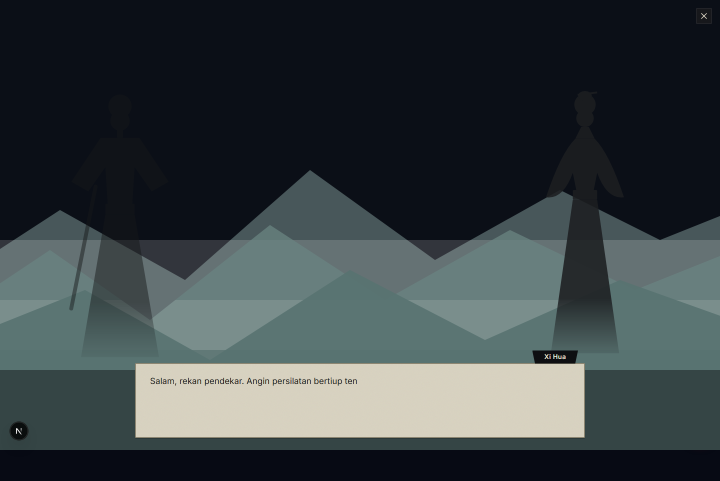
#> input picture review/v29_raw/dlg_desktop.png, 1440 x 961 px (shown at 1/2 size)
$ python -i pixelMetrics.py   (imports and definitions only)
#> lines starting #> are read from the running program, lines starting #| are printed output that depends on the picture; after the words box and inside, x2 and y2 are one past the last pixel; in counts of white or black regions, pixels touching at a corner belong together
#!/usr/bin/env python3
"""
scripts/v14/pixelMetrics.py
Objective Visual Metrics Evaluator for Jianghu Bot V14 (Prompt V14 P0)

Metrik yang diukur:
1. roadLadder: 1D autocorrelation profile & periodic bright block detector (lag 0.5-3 cells)
2. whiteSquare & lumDiff: settlement floor contrast vs surrounding wilderness
3. paleFlat: flat cream/pale areas >= 4x3 cells with std Lum < 4.0 and L > 85%
4. straightSeam: straight vertical/horizontal seams >= 150px with Delta-RGB > 20
5. smear: edge-clamped pixel stretch / streak detector
6. redTint: solid footprint tint detector
"""

import os
import sys
import json
import numpy as np
from PIL import Image

SCRIPT_DIR = os.path.dirname(os.path.abspath(__file__))
PROJECT_DIR = os.path.abspath(os.path.join(SCRIPT_DIR, "../../"))
REVIEW_DIR = os.path.join(PROJECT_DIR, "review")

def get_active_viewport(arr):
    h, w = arr.shape[:2]
    if w >= 800 and h >= 500:
        return arr[60:h-40, 40:w-280]
    return arr

def analyze_road_ladder(img_path):
    """
    Evaluates road ladder artifacts:
    - Finds road regions / bright horizontal/vertical bands
    - Takes intensity profile along the road axis
    - Computes 1D residual autocorrelation across lags 0.5 to 3.0 cells (27 to 230 px)
    - Detects uniform periodic bright rungs / blocks (>= 4 blocks, sigma < 0.22, Delta L > 10)
    """
    with Image.open(img_path) as img:
        arr = np.array(img.convert('RGB'), dtype=np.float32)

    view = get_active_viewport(arr)
    h, w = view.shape[:2]
    lum = 0.299 * view[:, :, 0] + 0.587 * view[:, :, 1] + 0.114 * view[:, :, 2]

    max_peak_corr = 0.0
    detected_blocks = False

    step = 15
    y_start = 10 if h < 300 else 60
    y_end = max(y_start + 20, h - (20 if h < 300 else 60))
    for y in range(y_start, y_end, step):
        strip = lum[y:y+35, :]
        if strip.shape[0] < 20 or strip.shape[1] < 100: continue

        prof_x = np.mean(strip, axis=0)
        k_size = min(31, len(prof_x) // 2 * 2 + 1)
        if k_size < 5: continue
        kernel = np.ones(k_size) / float(k_size)
        lowpass = np.convolve(prof_x, kernel, mode='same')
        hp = prof_x - lowpass
        var_hp = np.var(hp)

        if var_hp > 4.0:
            n = len(hp)
            for lag in range(20, min(200, n // 2), 2):
                c = np.mean(hp[:-lag] * hp[lag:]) / var_hp
                if c > max_peak_corr:
                    max_peak_corr = float(c)

            peak_indices = []
            for i in range(1, len(hp) - 1):
                if hp[i] > 10.0 and hp[i] > hp[i-1] and hp[i] > hp[i+1]:
                    peak_indices.append(i)

            if len(peak_indices) >= 4:
                diffs = np.diff(peak_indices)
                mean_diff = np.mean(diffs)
                if 20 <= mean_diff <= 140:
                    sigma = np.std(diffs) / mean_diff
                    if sigma < 0.22:
                        detected_blocks = True

    x_start = 10 if w < 300 else 60
    x_end = max(x_start + 20, w - (20 if w < 300 else 60))
    for x in range(x_start, x_end, step):
        strip_v = lum[:, x:x+35]
        if strip_v.shape[0] < 100 or strip_v.shape[1] < 20: continue
        prof_y = np.mean(strip_v, axis=1)
        k_size = min(31, len(prof_y) // 2 * 2 + 1)
        if k_size < 5: continue
        kernel = np.ones(k_size) / float(k_size)
        lowpass = np.convolve(prof_y, kernel, mode='same')
        hp_v = prof_y - lowpass
        var_hp_v = np.var(hp_v)

        if var_hp_v > 4.0:
            n = len(hp_v)
            for lag in range(20, min(200, n // 2), 2):
                c = np.mean(hp_v[:-lag] * hp_v[lag:]) / var_hp_v
                if c > max_peak_corr:
                    max_peak_corr = float(c)

            peak_indices_v = []
            for i in range(1, len(hp_v) - 1):
                if hp_v[i] > 10.0 and hp_v[i] > hp_v[i-1] and hp_v[i] > hp_v[i+1]:
                    peak_indices_v.append(i)

            if len(peak_indices_v) >= 4:
                diffs = np.diff(peak_indices_v)
                mean_diff = np.mean(diffs)
                if 20 <= mean_diff <= 140:
                    sigma = np.std(diffs) / mean_diff
                    if sigma < 0.22:
                        detected_blocks = True

    has_ladder = max_peak_corr >= 0.35 or detected_blocks

    return {
        'maxPeakCorr': round(float(max_peak_corr), 3),
        'periodicBlocksDetected': bool(detected_blocks),
        'roadLadderDetected': bool(has_ladder)
    }

def analyze_pale_flat(img_path):
    """
    Detects flat pale floor areas >= 4x3 cells (approx 216x162 px)
    with std(Luminance) < 4.0 and mean Luminance > 85% (L > 217).
    Catches unrendered Xuan paper (#FAF7F0) holes.
    """
    with Image.open(img_path) as img:
        arr = np.array(img.convert('RGB'), dtype=np.float32)

    view = get_active_viewport(arr)
    vh, vw = view.shape[:2]
    lum = 0.299 * view[:, :, 0] + 0.587 * view[:, :, 1] + 0.114 * view[:, :, 2]

    win_w = min(216, vw)
    win_h = min(162, vh)
    if win_w < 60 or win_h < 60:
        win_w, win_h = vw, vh

    has_pale_flat = False
    min_std = 999.0
    max_pale_l = 0.0

    step = 25
    for y in range(0, max(1, vh - win_h + 1), step):
        for x in range(0, max(1, vw - win_w + 1), step):
            block = lum[y:y+win_h, x:x+win_w]
            mean_l = float(np.mean(block))
            std_l = float(np.std(block))
            if mean_l > 210.0 and std_l < 6.0:
                has_pale_flat = True
                min_std = min(min_std, std_l)
                max_pale_l = max(max_pale_l, mean_l)

    return {
        'paleFlatDetected': bool(has_pale_flat),
        'minStd': round(float(min_std if min_std < 999 else 0.0), 2),
        'maxPaleLum': round(float(max_pale_l), 1)
    }

def analyze_straight_seam(img_path):
    """
    Detects straight vertical or horizontal boundary seams >= 150px length
    with continuous Delta-RGB > 20 on either side (Hough/run-length).
    """
    with Image.open(img_path) as img:
        arr = np.array(img.convert('RGB'), dtype=np.float32)

    view = get_active_viewport(arr)
    vh, vw, _ = view.shape

    # Vertical seam check: Delta-RGB between column x and column x+1
    diff_v = np.mean(np.abs(view[:, 1:, :] - view[:, :-1, :]), axis=2) # vh x (vw-1)
    is_seam_v = diff_v > 20.0

    max_v_streak = 0
    for col in range(vw - 1):
        col_data = is_seam_v[:, col]
        cur = 0
        for val in col_data:
            if val:
                cur += 1
                if cur > max_v_streak: max_v_streak = cur
            else:
                cur = 0

    # Horizontal seam check: Delta-RGB between row y and row y+1
    diff_h = np.mean(np.abs(view[1:, :, :] - view[:-1, :, :]), axis=2)
    is_seam_h = diff_h > 20.0

    max_h_streak = 0
    for row in range(vh - 1):
        row_data = is_seam_h[row, :]
        cur = 0
        for val in row_data:
            if val:
                cur += 1
                if cur > max_h_streak: max_h_streak = cur
            else:
                cur = 0

    has_straight_seam = max_v_streak >= 150 or max_h_streak >= 150

    return {
        'straightSeamDetected': bool(has_straight_seam),
        'maxVerticalSeamPx': int(max_v_streak),
        'maxHorizontalSeamPx': int(max_h_streak)
    }

def analyze_white_square(img_path):
    with Image.open(img_path) as img:
        arr = np.array(img.convert('RGB'), dtype=np.float32)

    h, w, _ = arr.shape
    lum = 0.299 * arr[:, :, 0] + 0.587 * arr[:, :, 1] + 0.114 * arr[:, :, 2]

    center_y, center_x = h // 2, w // 2
    patch = arr[center_y-50:center_y+50, center_x-50:center_x+50]
    patch_mean = np.mean(patch, axis=(0, 1))

    is_pale_patch = (patch_mean[0] > 230 and patch_mean[1] > 225 and patch_mean[2] > 215)

    patch_l = float(np.mean(lum[center_y-50:center_y+50, center_x-50:center_x+50]))
    center_l = float(np.mean(lum[center_y-40:center_y+40, center_x-40:center_x+40]))

    surroundings = []
    if center_x - 220 >= 40:
        surroundings.append(lum[center_y-40:center_y+40, center_x-220:center_x-140])
    if center_x + 220 < w - 40:
        surroundings.append(lum[center_y-40:center_y+40, center_x+140:center_x+220])
    if center_y - 200 >= 40:
        surroundings.append(lum[center_y-200:center_y-120, center_x-40:center_x+40])
    if center_y + 200 < h - 40:
        surroundings.append(lum[center_y+120:center_y+200, center_x-40:center_x+40])

    surround_l = float(np.mean([np.mean(s) for s in surroundings])) if surroundings else float(np.mean(lum))
    lum_diff = abs(patch_l - surround_l)

    return {
        'whiteSquareDetected': bool(is_pale_patch),
        'patchMeanRgb': [round(float(x), 1) for x in patch_mean],
        'centerLuminance': round(center_l, 1),
        'borderLuminance': round(surround_l, 1),
        'lumDiff': round(lum_diff, 1)
    }

# [61 lines left out: functions analyze_smear, analyze_red_tint, not called in this run]

def analyze_single_file(img_path):
    res_road = analyze_road_ladder(img_path)
#> in analyze_road_ladder, img is the input picture: PIL image 1440x961 RGB; mean R, G, B 57.1, 65.5, 68
#> in get_active_viewport, `return arr[60:h-40, 40:w-280]`:
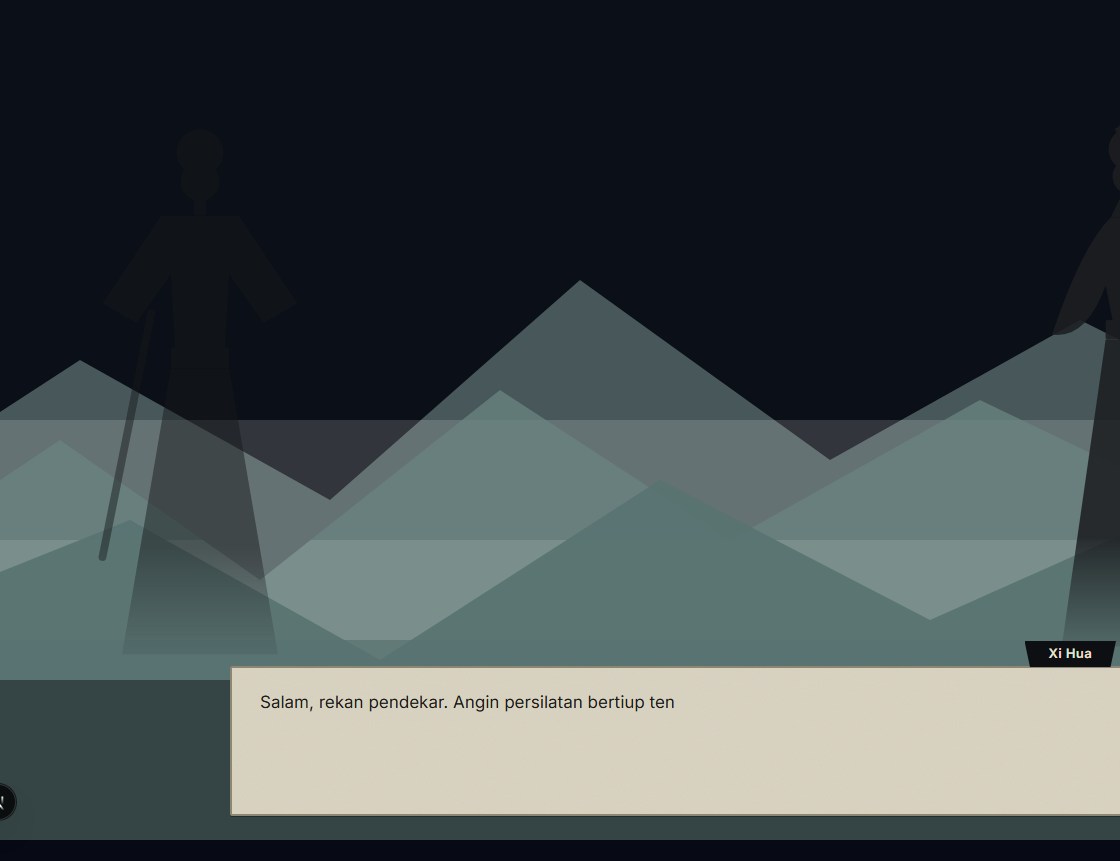
#> returned value: shape (861, 1120, 3) float32; mean of channels 0, 1, 2 67.8, 76, 77.4; drawn as R, G, B
#> the loop in analyze_road_ladder, `for y in range(y_start, y_end, step):` made 50 passes
#> var_hp on passes 1 to 12: 0.489, 0.489, 0.489, 0.756, 1.37, 1.79, 1.72, 1.18, 1.03, 1.23, 1.4, 1.24
#> after the loop in analyze_road_ladder, `for y in range(y_start, y_end, step):`: max_peak_corr = 0.203
#> the loop in analyze_road_ladder, `for x in range(x_start, x_end, step):` made 67 passes
#> var_hp_v on passes 1 to 12: 22.45, 20.22, 19.71, 18.85, 18.2, 17.86, 16.74, 17.06, 17.21, 16.11, 26.89, 68.71
#> pass 1, in analyze_road_ladder, `strip_v = lum[:, x:x+35]`:
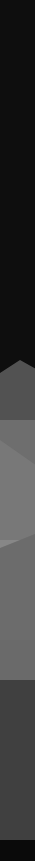
#> strip_v: shape (861, 35) float32; min 10.24, max 135.8, mean 57.7
#> after the loop in analyze_road_ladder, `for x in range(x_start, x_end, step):`:
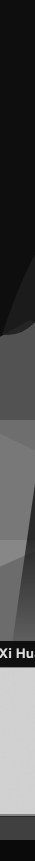
#> strip_v: shape (861, 35) float32; min 10.24, max 225.7, mean 81.4
#> after the loop in analyze_road_ladder, `for x in range(x_start, x_end, step):`: max_peak_corr = 0.535
#> in analyze_road_ladder, `has_ladder = max_peak_corr >= 0.35 or detected_blocks`: has_ladder = True
#> res_road = {'maxPeakCorr': 0.535, 'periodicBlocksDetected': False, 'roadLadderDetected': True}
    res_pale = analyze_pale_flat(img_path)
#> after the loop in analyze_pale_flat, `for y in range(0, max(1, vh - win_h + 1), step):`:
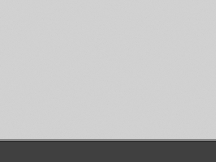
#> block: shape (162, 216) float32; min 41.71, max 211, mean 189.2
    res_seam = analyze_straight_seam(img_path)
#> in analyze_straight_seam, `is_seam_v = diff_v > 20.0`:
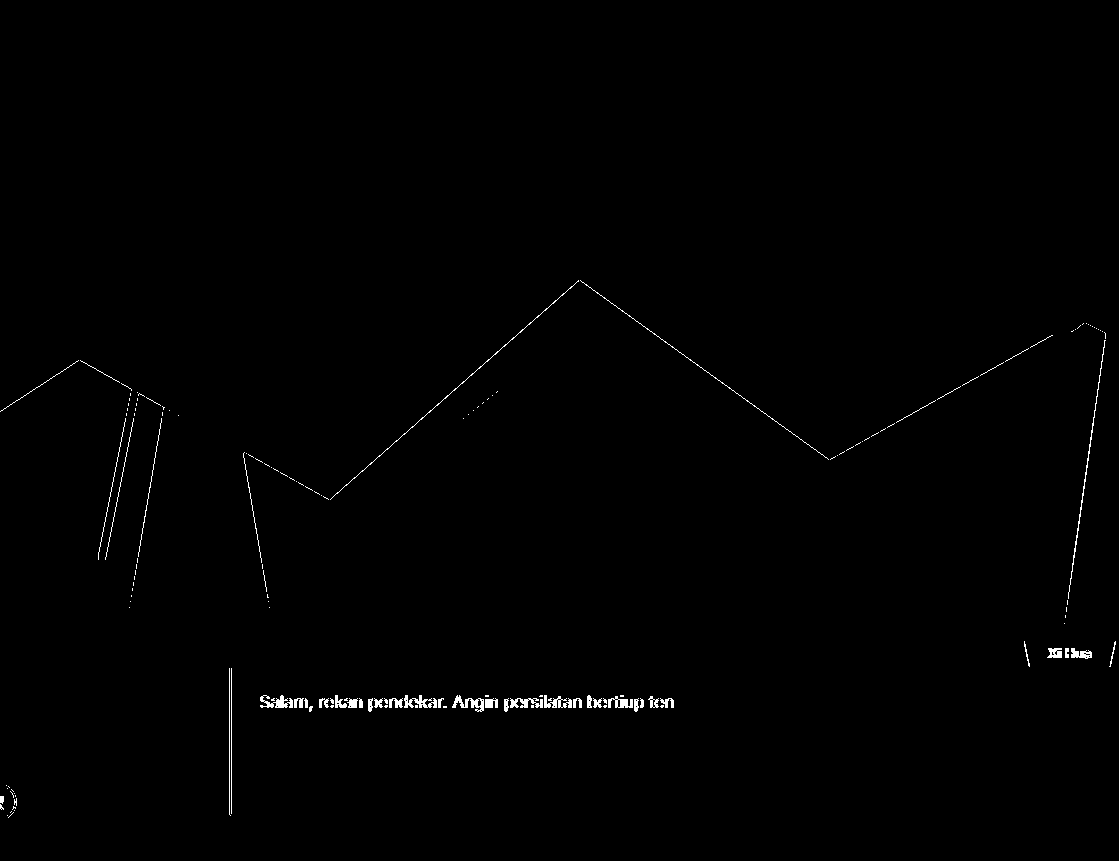
#> is_seam_v: shape (861, 1119) bool; 0.55% white in thin lines or dots, all inside (x1, y1, x2, y2) = (0, 280, 1116, 818)
#> after the loop in analyze_straight_seam, `for col in range(vw - 1):`: max_v_streak = 147
#> in analyze_straight_seam, `is_seam_h = diff_h > 20.0`:
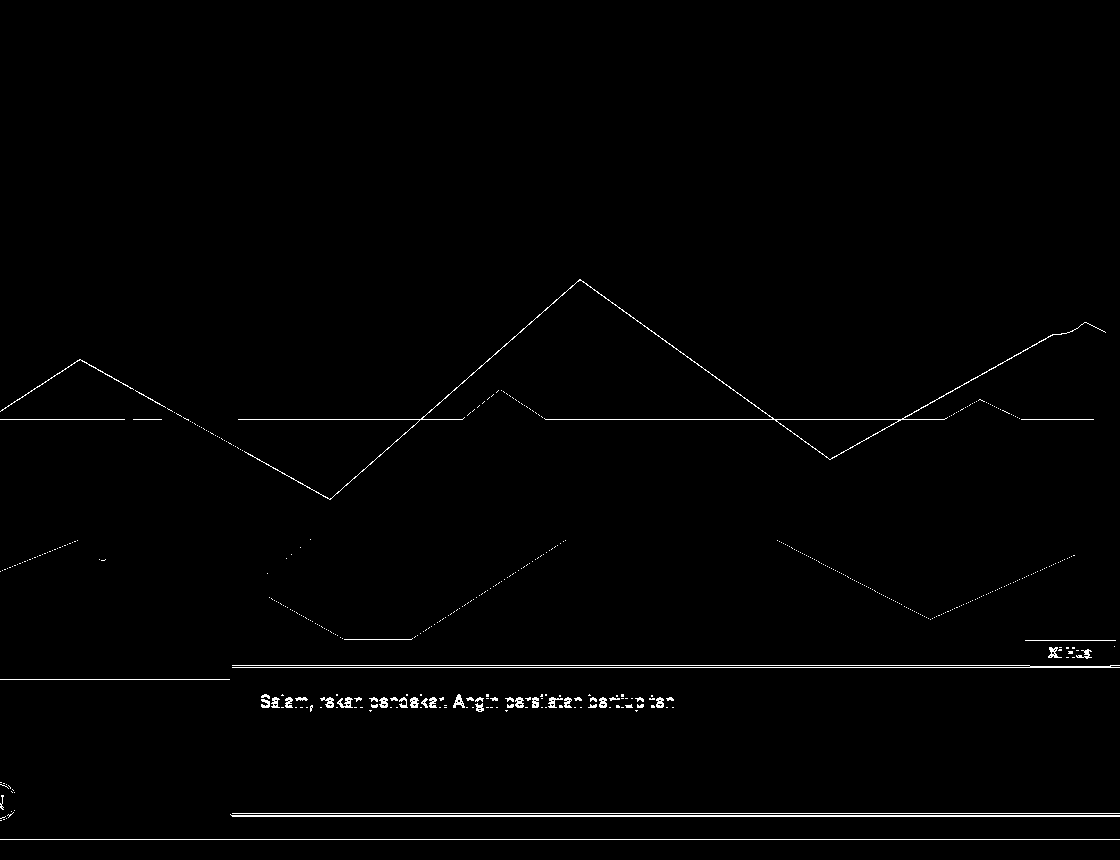
#> is_seam_h: shape (860, 1120) bool; 1.1% white in thin lines or dots, all inside (x1, y1, x2, y2) = (0, 279, 1120, 840)
#> after the loop in analyze_straight_seam, `for row in range(vh - 1):`: max_h_streak = 1120
#> in analyze_straight_seam, `has_straight_seam = max_v_streak >= 150 or max_h_streak >= 150`: has_straight_seam = True
#> res_seam = {'straightSeamDetected': True, 'maxVerticalSeamPx': 147, 'maxHorizontalSeamPx': 1120}
    res_white = analyze_white_square(img_path)
#> in analyze_white_square, `patch = arr[center_y-50:center_y+50, center_x-50:center_x+50]`:
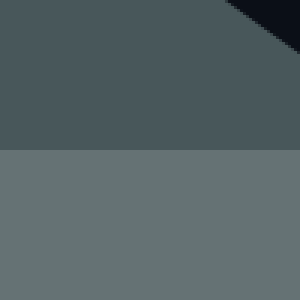
#> patch: shape (100, 100, 3) float32 (shown 3 times larger); mean R, G, B 85.1, 98.9, 101.5
#> in analyze_white_square, `patch_mean = np.mean(patch, axis=(0, 1))`: patch_mean = [85.12, 98.87, 101.5]
#> in analyze_white_square, `is_pale_patch = (patch_mean[0] > 230 and patch_mean[1] > 225 and patch..`: is_pale_patch = False
#> in analyze_white_square, `patch_l = float(np.mean(lum[center_y-50:center_y+50, center_x-50:cente..`: patch_l = 95.06
#> in analyze_white_square, `center_l = float(np.mean(lum[center_y-40:center_y+40, center_x-40:cent..`: center_l = 96.59
#> in analyze_white_square, `surround_l = float(np.mean([np.mean(s) for s in surroundings])) if sur..`: surround_l = 69.42
#> in analyze_white_square, `lum_diff = abs(patch_l - surround_l)`: lum_diff = 25.63
#> res_white = {'whiteSquareDetected': False, 'patchMeanRgb': [85.1, 98.9, 101.5], 'centerLuminance': 96.6, 'borderLuminance': 69.4, 'lumDiff': 25.6}
    return {
        'file': img_path,
        'roadLadder': res_road,
        'paleFlat': res_pale,
        'straightSeam': res_seam,
        'whiteSquare': res_white
    }

# [103 lines left out: function run_metrics, not called in this run]

# [12 lines not run here, left out]

>>> result = analyze_single_file('../../../review/v29_raw/dlg_desktop.png')
#> result = 5 items
